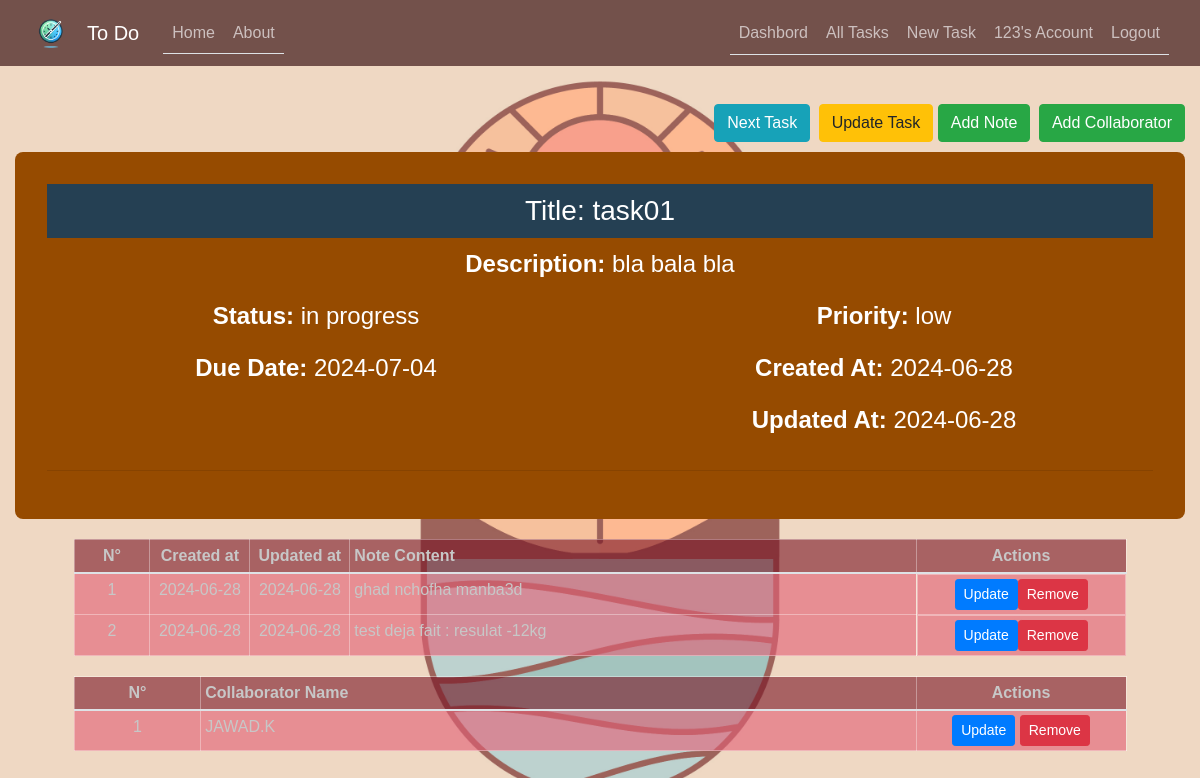
/task/8 (signed in), run on the app's committed database.
### To_Do/models.py (models this page shows, shortened)
class User(db.Model, UserMixin):
    id = db.Column(db.Integer, primary_key=True)
    username = db.Column(db.String(50), unique=True, nullable=False)
    email = db.Column(db.String(100), unique=True, nullable=False)
    password = db.Column(db.String(255), nullable=False)
    date_joined = db.Column(db.DateTime, default=datetime.now)
    last_login = db.Column(db.DateTime, default=datetime.now)
    tasks = db.relationship("Task", backref="user", lazy=True)
    task_collaborators = db.relationship("TaskCollaborator", backref="user", lazy=True)

class Task(db.Model):
    id = db.Column(db.Integer, primary_key=True)
    user_id = db.Column(db.Integer, db.ForeignKey("user.id"), nullable=False)
    title = db.Column(db.String(255), nullable=False)
    description = db.Column(db.Text)
    status = db.Column(
        db.Enum("in progress", "completed", "pending"), default="in progress"
    )
    priority = db.Column(db.Enum("low", "medium", "high"), default="medium")
    due_date = db.Column(db.DateTime, default=datetime.utcnow)
    created_at = db.Column(db.DateTime, default=datetime.utcnow)
    updated_at = db.Column(
        db.DateTime, default=datetime.utcnow, onupdate=datetime.utcnow
    )
    notes = db.relationship(
        "Note", backref="task", lazy=True, cascade="all, delete-orphan"
    )
    task_collaborators = db.relationship(
        "TaskCollaborator", backref="task", lazy=True, cascade="all, delete-orphan"
    )

class Note(db.Model):
    id = db.Column(db.Integer, primary_key=True)
    task_id = db.Column(db.Integer, db.ForeignKey("task.id"), nullable=False)
    content = db.Column(db.Text, nullable=False)
    created_at = db.Column(db.DateTime, default=datetime.utcnow)
    updated_at = db.Column(
        db.DateTime, default=datetime.utcnow, onupdate=datetime.utcnow
    )

class TaskCollaborator(db.Model):
    id = db.Column(db.Integer, primary_key=True)
    task_id = db.Column(db.Integer, db.ForeignKey("task.id"), nullable=False)
    user_id = db.Column(db.Integer, db.ForeignKey("user.id"), nullable=False)

### To_Do/tasks/routes.py (the view)
@tasks.route("/task/<int:task_id>")
def task(task_id):
    if not current_user.is_authenticated:
        flash("You need to be logged in to access this page.", "warning")
        return redirect(url_for("users.login"))
    task = Task.query.get_or_404(task_id)
    previous_task = (
        Task.query.filter(Task.id < task_id, Task.user_id == current_user.id)
        .order_by(Task.id.desc())
        .first()
    )
    next_task = (
        Task.query.filter(Task.id > task_id, Task.user_id == current_user.id)
        .order_by(Task.id.asc())
        .first()
    )
    return render_template(
        "task.html",
        title=task.title,
        task=task,
        previous_task=previous_task,
        next_task=next_task,
    )

### To_Do/models.py (called while the page is built)
@login_manager.user_loader
def load_user(user_id):
    return User.query.get(int(user_id))

### To_Do/templates/task.html (shortened to what this page needs)
{% extends "base.html" %}
{% import 'macros_note.html' as macros %}
{% block content %}
<div class="float-right mt-4">
    {% if next_task %}
    <a href="{{ url_for('tasks.task', task_id=next_task.id) }}" class="btn btn-info btn-2g mr-1">
         Next Task
    </a>
    {% endif %}
    <a href="{{ url_for('tasks.update_task', task_id=task.id) }}" class="btn btn-warning btn-2g">Update Task</a>
    <a href="{{ url_for('tasks.new_note', task_id=task.id) }}" class="btn btn-success btn-2g mr-1">
         Add Note
    </a>
    <a href="{{ url_for('tasks.new_collaborator', task_id=task.id) }}" class="btn btn-success btn-2g">
         Add Collaborator
    </a>
</div>
<br>
<br>
<div class="content-section mt-4">
    <h3 style="background-color: #254053; color: #ffffff; padding: 10px;">Title: {{ task.title }}</h3>
    <div class="row">
        <div class="col-md-12">
            <p><strong>Description:</strong> {{ task.description }}</p>
        </div>
    </div>
    <div class="row">
        <div class="col-md-6">
            <p><strong>Status:</strong> {{ task.status }}</p>
        </div>
        <div class="col-md-6">
            <p><strong>Priority:</strong> {{ task.priority }}</p>
        </div>
    </div>
    <div class="row">
        <div class="col-md-6">
            <p><strong>Due Date:</strong> {{ task.due_date.strftime('%Y-%m-%d') }}</p>
        </div>
        <div class="col-md-6">
            <p><strong>Created At:</strong> {{ task.created_at.strftime('%Y-%m-%d') }}</p>
        </div>
    </div>
    <div class="row">
        <div class="col-md-6">
        </div>
        <div class="col-md-6">
            <p><strong>Updated At:</strong> {{ task.updated_at.strftime('%Y-%m-%d') }}</p>
        </div>
    </div>
    <hr>
</div>
<table class="table">
    <thead>
        <tr>
            <th scope="col" class="text-center">N°</th>
            <th scope="col" class="text-center">Created at</th>
            <th scope="col" class="text-center">Updated at</th>
            <th scope="col">Note Content</th>
            <th scope="col" class="text-center actions-column">Actions</th>
        </tr>
    </thead>
    <tbody>
        {% for note in task.notes %}
        <tr>
            <td class="text-center">{{ loop.index }}</td>
            <td class="text-center" style="width:100px;">{{ note.created_at.strftime('%Y-%m-%d') }}</td>
            <td class="text-center" style="width:100px;">{{ note.updated_at.strftime('%Y-%m-%d') }}</td>
            <td>{{ note.content }}</td>
            <td class="text-center d-flex  justify-content-center">
                <a href="{{ url_for('tasks.update_note', note_id=note.id) }}" class="btn btn-primary btn-sm">Update</a>
                <button type="button" class="btn btn-danger btn-sm" data-toggle="modal" data-target="#deleteModal{{ note.id }}">
                    Remove
                </button>
            </td>
        </tr>
        {% endfor %}
    </tbody>
</table>
<table class="table">
    <thead>
        <tr>
            <th scope="col" class="text-center">N°</th>
            <th scope="col">Collaborator Name</th>
            <th scope="col" class="text-center actions-column">Actions</th>
        </tr>
    </thead>
    <tbody>
        {% for collaborator in task.task_collaborators %}
        <tr>
            <td class="text-center">{{ loop.index }}</td>
            <td>{{ collaborator.user.username }}</td>
            <td class="text-center">
                <a href="#" class="btn btn-primary btn-sm">Update</a>
                <a href="#" class="btn btn-danger btn-sm">Remove</a>
            </td>
        </tr>
        {% endfor %}
    </tbody>
</table>
{% endblock content %}

### To_Do/templates/base.html (shortened to what this page needs)
<!DOCTYPE html>
<html>
<head>
    <link rel="stylesheet" href="https://maxcdn.bootstrapcdn.com/bootstrap/4.0.0/css/bootstrap.min.css">
    <link rel="stylesheet" type="text/css" href="{{ url_for('static', filename='/css/main.css') }}">
</head>
<body>
    <header class="site-header">
      <nav class="navbar navbar-expand-md navbar-dark bg-steel fixed-top">
        <div class="container">
        <a class="navbar-brand" href="/">
          <img src="{{ url_for('static', filename='logo.png') }}" alt="Logo" style="width:40px;">
        </a>
          <a class="navbar-brand mr-4" href="/">To Do</a>
          <div class="collapse navbar-collapse" id="navbarToggle">
            <div class="nav nav-tabs mr-auto navbar-nav">
              <a class="nav-item nav-link" href="/">Home</a>
              <a class="nav-item nav-link" href="/about">About</a>
            </div>
            <div class="nav nav-tabs">
              <div class="navbar-nav">
                {% if current_user.is_authenticated %}
                <a class="nav-link" href="/dashbord">Dashbord</a>
                  <a class="nav-link" href="{{ url_for('tasks.all_tasks') }}"> All Tasks </a>
                  <a class="nav-link" href="{{ url_for('tasks.new_task') }}">New Task</a>
                  <a class="nav-link" href="/account">{{ current_user.username }}'s Account</a>
                  <a class="nav-link" href="logout">Logout</a>
                {% else %}
                  <a class="nav-item nav-link" href="{{ url_for('users.login') }}">Login</a>
                  <a class="nav-item nav-link" href="{{ url_for('users.sign_up') }}">Sign Up</a>
                {% endif %}
              </div>
            </div>
          </div>
        </div>
      </nav>
    </header>
    <main role="main" class="container">
      <div class="row">
        <div class="col-md-12">
          {% block content %}{% endblock %}
        </div>
      </div>
    </main>
  </body>
</html>

### To_Do/static/css/main.css (style rules this page uses)
* { box-sizing: border-box; }
body { width: 100%; height: 100vh; font-family: Arial, sans-serif; background-image: url('../background.jpg'); background-position: center; background-size:cover; background-attachment:scroll; position: relative; margin-top: 5rem; color: #000000; }
.bg-steel { background-color: #2c0305a1; color: #000000; }
.table { width: 90%; margin: 20px auto; }
.table th, .table td { border: 1px solid #ffffff59; padding: 4px; text-align: left; }
.table th { background-color: #7a132498; color: #c7c7c7; }
.table td { background: #e460769c; color: #c7c7c7; }
.container { width: 100%; max-width: 1400px; text-align: center; margin: 0 auto; border-radius: 40%; }
.content-section { background: #964B00; padding: 2rem; border-radius: 8px; margin-top: 20px; color: #fff; font-size: 1.5rem; }
.site-header .navbar-nav .nav-link { color: #fdfeffa4; }
.actions-column { width: 210px; }
a { color: #f3f3f3; text-decoration: none; }

### data on the page
User: username "123"
Task: title "task01", description "bla bala bla", status "in progress", priority "low", due_date "2024-07-04", created_at "2024-06-28", updated_at "2024-06-28"
Note: created_at "2024-06-28", updated_at "2024-06-28", content "ghad nchofha manba3d"
Note: created_at "2024-06-28", updated_at "2024-06-28", content "test deja fait : resulat -12kg"
TaskCollaborator: user.username "JAWAD.K"
